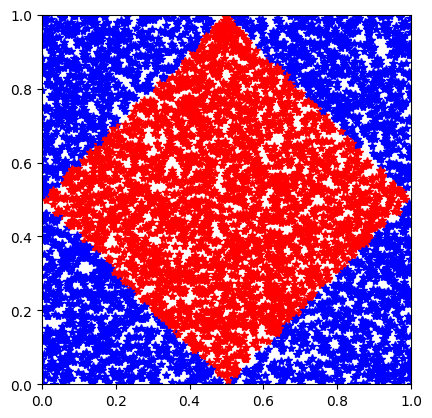

This chart was generated by the following Python code:
#2b
from matplotlib.pyplot import axis, plot, show
from random import random
from math import dist, pi

def funct(n=1000):
  nr_red = 0
  axis('square')
  axis((0, 1, 0, 1))
  for i in range(n):
    x = random()
    y = random()
    dist_centru = dist((0.5, 0.5), (x, y))
    if dist_centru < min(dist((x, y), (0, 0)), dist((x, y), (0, 1)),
                         dist((x, y), (1, 0)), dist((x, y), (1, 1))) :
      plot(x, y, 'r*')
      nr_red = nr_red + 1
    else:
      plot(x, y, 'b*')
  show()
  return nr_red / n

if __name__ == '__main__':
  rez = funct(6000)
  print("Frecventa relativa: " + str(rez))
  print("Probabilitatea geometrica: " + str(2/4))
